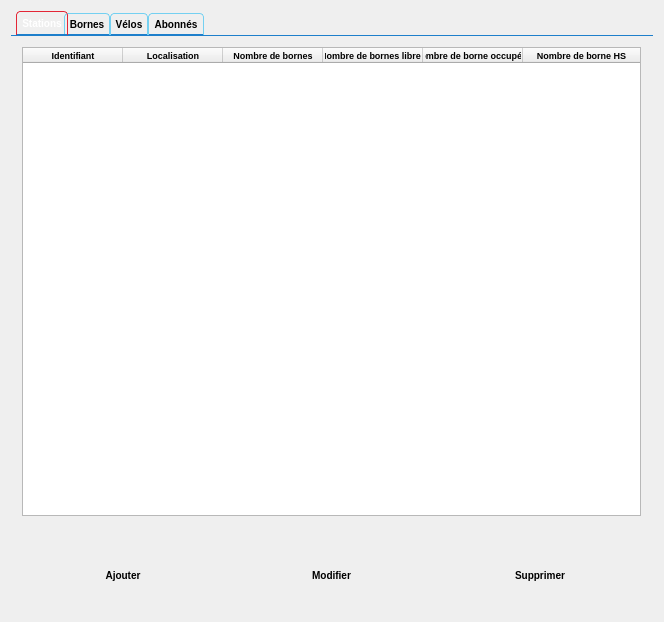
<?xml version="1.0" encoding="UTF-8"?>
<ui version="4.0">
 <class>MainWindow</class>
 <widget class="QMainWindow" name="MainWindow">
  <property name="geometry">
   <rect>
    <x>0</x>
    <y>0</y>
    <width>664</width>
    <height>622</height>
   </rect>
  </property>
  <property name="palette">
   <palette>
    <active/>
    <inactive/>
    <disabled/>
   </palette>
  </property>
  <property name="windowTitle">
   <string>VéloLibertéSanté</string>
  </property>
  <property name="windowIcon">
   <iconset>
    <normaloff>Logo.png</normaloff>Logo.png</iconset>
  </property>
  <property name="styleSheet">
   <string notr="true"> QTabWidget::pane { /* The tab widget frame */
     border-top: 1px solid #1E7FCB;
 }
 
 QTabWidget::tab-bar {
     left: 5px; /* move to the right by 5px */
 }
 
 /* Style the tab using the tab sub-control. Note that
     it reads QTabBar _not_ QTabWidget */
 QTabBar::tab {
     background: qlineargradient(x1: 0, y1: 0, x2: 0, y2: 1,
                                 stop: 0 #1E7FCB, stop: 0.4 #74D0F1,
                                 stop: 0.5 #74D0F1, stop: 1.0 #1E7FCB);
     border: 1px solid #74D0F1;
     border-bottom-color: #1E7FCB; /* same as the pane color */
     border-top-left-radius: 4px;
     border-top-right-radius: 4px;
     min-width: 30ex;
     padding: 3px;
	 color: black;
	 font-weight: bold;
	 font-size:10px;
 }
 
 QTabBar::tab:selected, QTabBar::tab:hover {
     background: qlineargradient(x1: 0, y1: 0, x2: 0, y2: 1,
                                 stop: 0 #BB0B0B, stop: 0.4 #E32636,
                                 stop: 0.5 #E32636, stop: 1.0 #BB0B0B);
	 color:white;
	 border-color: #E32636;
     border-bottom-color: #1E7FCB; /* same as pane color */
 }
 
 QTabBar::tab:selected {
     border-color: #E32636;
     border-bottom-color: #1E7FCB; /* same as pane color */
	 color: white;
 }
 
 QTabBar::tab:!selected {
     margin-top: 2px; /* make non-selected tabs look smaller */
 }
 
 /* make use of negative margins for overlapping tabs */
 QTabBar::tab:selected {
     /* expand/overlap to the left and right by 4px */
     margin-left: -4px;
     margin-right: -4px;
 }
 
 QTabBar::tab:first:selected {
     margin-left: 0; /* the first selected tab has nothing to overlap with on the left */
 }
 
 QTabBar::tab:last:selected {
     margin-right: 0; /* the last selected tab has nothing to overlap with on the right */
 }
 
 QTabBar::tab:only-one {
     margin: 0; /* if there is only one tab, we don't want overlapping margins */
 }

/*Les boutons*/
 QPushButton {
     border: 1px solid #1E7FCB74D0F1;
     border-radius: 4px;
     background-color: qlineargradient(x1: 0, y1: 0, x2: 0, y2: 1,
                                       stop: 0 #1E7FCB, stop: 0.4 #74D0F1,
									   stop: 0.5 #74D0F1, stop: 1.0 #1E7FCB);
     min-width: 80px;
	 min-height: 25px;
	 font-weight: bold;
	 font-size:10px;
	 border-color: #1E7FCB;
 }
 
 QPushButton:pressed {
     background-color: qlineargradient(x1: 0, y1: 0, x2: 0, y2: 1,
                                       stop: 0 #BB0B0B, stop: 0.4 #E32636,
									   stop: 0.5 #E32636, stop: 1.0 #BB0B0B);
	font-weight: bold;
	color:white;
	border-color: #BB0B0B;
 }

 QPushButton:hover {
     background-color: qlineargradient(x1: 0, y1: 0, x2: 0, y2: 1,
                                       stop: 0 #BB0B0B, stop: 1 #E32636,
									   stop: 0.5 #E32636, stop: 1.0 #BB0B0B);
	 color:white;
	 font-weight: bold;
	 border-color: #E32636;
 }

 QPushButton:flat {
     border: none; /* no border for a flat push button */
 }

/*TableWidget*/
</string>
  </property>
  <widget class="QWidget" name="centralWidget">
   <layout class="QGridLayout" name="gridLayout_2">
    <item row="0" column="0">
     <widget class="QTabWidget" name="tabWidget">
      <property name="styleSheet">
       <string notr="true"/>
      </property>
      <property name="currentIndex">
       <number>0</number>
      </property>
      <widget class="QWidget" name="Station">
       <attribute name="title">
        <string>Stations</string>
       </attribute>
       <widget class="QWidget" name="horizontalLayoutWidget">
        <property name="geometry">
         <rect>
          <x>0</x>
          <y>500</y>
          <width>641</width>
          <height>80</height>
         </rect>
        </property>
        <layout class="QHBoxLayout" name="horizontalLayout">
         <item>
          <widget class="QPushButton" name="stationBtnAj">
           <property name="styleSheet">
            <string notr="true"/>
           </property>
           <property name="text">
            <string>Ajouter</string>
           </property>
          </widget>
         </item>
         <item>
          <widget class="QPushButton" name="stationBtnMod">
           <property name="text">
            <string>Modifier</string>
           </property>
          </widget>
         </item>
         <item>
          <widget class="QPushButton" name="stationBtnSup">
           <property name="text">
            <string>Supprimer</string>
           </property>
          </widget>
         </item>
        </layout>
       </widget>
       <widget class="QWidget" name="gridLayoutWidget">
        <property name="geometry">
         <rect>
          <x>0</x>
          <y>0</y>
          <width>641</width>
          <height>491</height>
         </rect>
        </property>
        <layout class="QGridLayout" name="gridLayout_3">
         <item row="0" column="0">
          <widget class="QTableWidget" name="tableWidgetStations">
           <property name="palette">
            <palette>
             <active/>
             <inactive/>
             <disabled/>
            </palette>
           </property>
           <property name="alternatingRowColors">
            <bool>true</bool>
           </property>
           <property name="sortingEnabled">
            <bool>true</bool>
           </property>
           <property name="rowCount">
            <number>0</number>
           </property>
           <attribute name="horizontalHeaderStretchLastSection">
            <bool>true</bool>
           </attribute>
           <attribute name="verticalHeaderStretchLastSection">
            <bool>true</bool>
           </attribute>
           <column>
            <property name="text">
             <string>Identifiant</string>
            </property>
            <property name="font">
             <font>
              <pointsize>7</pointsize>
              <weight>75</weight>
              <bold>true</bold>
             </font>
            </property>
           </column>
           <column>
            <property name="text">
             <string>Localisation</string>
            </property>
            <property name="font">
             <font>
              <pointsize>7</pointsize>
              <weight>75</weight>
              <bold>true</bold>
             </font>
            </property>
           </column>
           <column>
            <property name="text">
             <string>Nombre de bornes</string>
            </property>
            <property name="font">
             <font>
              <pointsize>7</pointsize>
              <weight>75</weight>
              <bold>true</bold>
             </font>
            </property>
           </column>
           <column>
            <property name="text">
             <string>Nombre de bornes libres</string>
            </property>
            <property name="font">
             <font>
              <pointsize>7</pointsize>
              <weight>75</weight>
              <bold>true</bold>
             </font>
            </property>
           </column>
           <column>
            <property name="text">
             <string>Nombre de borne occupées</string>
            </property>
            <property name="font">
             <font>
              <pointsize>7</pointsize>
              <weight>75</weight>
              <bold>true</bold>
             </font>
            </property>
           </column>
           <column>
            <property name="text">
             <string>Nombre de borne HS</string>
            </property>
            <property name="font">
             <font>
              <pointsize>7</pointsize>
              <weight>75</weight>
              <bold>true</bold>
             </font>
            </property>
           </column>
          </widget>
         </item>
        </layout>
       </widget>
      </widget>
      <widget class="QWidget" name="Emplacement">
       <attribute name="title">
        <string>Bornes</string>
       </attribute>
       <widget class="QWidget" name="horizontalLayoutWidget_2">
        <property name="geometry">
         <rect>
          <x>0</x>
          <y>500</y>
          <width>641</width>
          <height>80</height>
         </rect>
        </property>
        <layout class="QHBoxLayout" name="horizontalLayout_2">
         <item>
          <widget class="QPushButton" name="borneBtnAj">
           <property name="text">
            <string>Ajouter</string>
           </property>
          </widget>
         </item>
         <item>
          <widget class="QPushButton" name="borneBtnMod">
           <property name="text">
            <string>Modifier</string>
           </property>
          </widget>
         </item>
         <item>
          <widget class="QPushButton" name="borneBtnSup">
           <property name="text">
            <string>Supprimer</string>
           </property>
          </widget>
         </item>
        </layout>
       </widget>
       <widget class="QWidget" name="gridLayoutWidget_2">
        <property name="geometry">
         <rect>
          <x>-1</x>
          <y>-1</y>
          <width>641</width>
          <height>491</height>
         </rect>
        </property>
        <layout class="QGridLayout" name="gridLayout_4">
         <item row="0" column="0">
          <widget class="QTableWidget" name="tableWidgetBornes">
           <property name="sortingEnabled">
            <bool>true</bool>
           </property>
           <attribute name="horizontalHeaderStretchLastSection">
            <bool>true</bool>
           </attribute>
           <column>
            <property name="text">
             <string>Identifiant</string>
            </property>
            <property name="font">
             <font>
              <pointsize>7</pointsize>
              <weight>75</weight>
              <bold>true</bold>
             </font>
            </property>
           </column>
           <column>
            <property name="text">
             <string>État</string>
            </property>
            <property name="font">
             <font>
              <pointsize>7</pointsize>
              <weight>75</weight>
              <bold>true</bold>
             </font>
            </property>
           </column>
          </widget>
         </item>
        </layout>
       </widget>
      </widget>
      <widget class="QWidget" name="Bike">
       <attribute name="title">
        <string>Vélos</string>
       </attribute>
       <widget class="QWidget" name="horizontalLayoutWidget_3">
        <property name="geometry">
         <rect>
          <x>0</x>
          <y>500</y>
          <width>641</width>
          <height>80</height>
         </rect>
        </property>
        <layout class="QHBoxLayout" name="horizontalLayout_3">
         <item>
          <widget class="QPushButton" name="veloBtnAj">
           <property name="text">
            <string>Ajouter</string>
           </property>
          </widget>
         </item>
         <item>
          <widget class="QPushButton" name="veloBtnMod">
           <property name="text">
            <string>Modifier</string>
           </property>
          </widget>
         </item>
         <item>
          <widget class="QPushButton" name="veloBtnSup">
           <property name="text">
            <string>Supprimer</string>
           </property>
          </widget>
         </item>
         <item>
          <widget class="QPushButton" name="veloBtnCon">
           <property name="text">
            <string>Consulter</string>
           </property>
          </widget>
         </item>
        </layout>
       </widget>
       <widget class="QWidget" name="gridLayoutWidget_3">
        <property name="geometry">
         <rect>
          <x>-1</x>
          <y>-1</y>
          <width>641</width>
          <height>491</height>
         </rect>
        </property>
        <layout class="QGridLayout" name="gridLayout_5">
         <item row="0" column="0">
          <widget class="QTableWidget" name="tableWidgetVelos">
           <property name="sortingEnabled">
            <bool>true</bool>
           </property>
           <attribute name="horizontalHeaderStretchLastSection">
            <bool>true</bool>
           </attribute>
           <column>
            <property name="text">
             <string>Identifiant</string>
            </property>
            <property name="font">
             <font>
              <pointsize>7</pointsize>
              <weight>75</weight>
              <bold>true</bold>
             </font>
            </property>
           </column>
           <column>
            <property name="text">
             <string>Date de mise en service</string>
            </property>
            <property name="font">
             <font>
              <pointsize>7</pointsize>
              <weight>75</weight>
              <bold>true</bold>
             </font>
            </property>
           </column>
           <column>
            <property name="text">
             <string>Nombre de kilomètres parcourus</string>
            </property>
            <property name="font">
             <font>
              <pointsize>7</pointsize>
              <weight>75</weight>
              <bold>true</bold>
             </font>
            </property>
           </column>
          </widget>
         </item>
        </layout>
       </widget>
      </widget>
      <widget class="QWidget" name="Utilisateur">
       <attribute name="title">
        <string>Abonnés</string>
       </attribute>
       <widget class="QWidget" name="horizontalLayoutWidget_4">
        <property name="geometry">
         <rect>
          <x>0</x>
          <y>500</y>
          <width>641</width>
          <height>80</height>
         </rect>
        </property>
        <layout class="QHBoxLayout" name="horizontalLayout_4">
         <item>
          <widget class="QPushButton" name="abonneBtnAj">
           <property name="text">
            <string>Ajouter</string>
           </property>
          </widget>
         </item>
         <item>
          <widget class="QPushButton" name="abonneBtnMod">
           <property name="text">
            <string>Modifier</string>
           </property>
          </widget>
         </item>
         <item>
          <widget class="QPushButton" name="abonneBtnSup">
           <property name="text">
            <string>Supprimer</string>
           </property>
          </widget>
         </item>
         <item>
          <widget class="QPushButton" name="abonneBtnCon">
           <property name="text">
            <string>Consulter</string>
           </property>
          </widget>
         </item>
        </layout>
       </widget>
       <widget class="QWidget" name="gridLayoutWidget_4">
        <property name="geometry">
         <rect>
          <x>-1</x>
          <y>-1</y>
          <width>641</width>
          <height>491</height>
         </rect>
        </property>
        <layout class="QGridLayout" name="gridLayout_6">
         <item row="0" column="0">
          <widget class="QTableWidget" name="tableWidgetAbonnes">
           <property name="sortingEnabled">
            <bool>true</bool>
           </property>
           <attribute name="horizontalHeaderStretchLastSection">
            <bool>true</bool>
           </attribute>
           <column>
            <property name="text">
             <string>Nom</string>
            </property>
            <property name="font">
             <font>
              <pointsize>7</pointsize>
              <weight>75</weight>
              <bold>true</bold>
             </font>
            </property>
           </column>
           <column>
            <property name="text">
             <string>Prénom</string>
            </property>
            <property name="font">
             <font>
              <pointsize>7</pointsize>
              <weight>75</weight>
              <bold>true</bold>
             </font>
            </property>
           </column>
           <column>
            <property name="text">
             <string>Sexe</string>
            </property>
            <property name="font">
             <font>
              <pointsize>7</pointsize>
              <weight>75</weight>
              <bold>true</bold>
             </font>
            </property>
           </column>
           <column>
            <property name="text">
             <string>Date de naissance</string>
            </property>
            <property name="font">
             <font>
              <pointsize>7</pointsize>
              <weight>75</weight>
              <bold>true</bold>
             </font>
            </property>
           </column>
           <column>
            <property name="text">
             <string>Date d'abonnement</string>
            </property>
            <property name="font">
             <font>
              <pointsize>7</pointsize>
              <weight>75</weight>
              <bold>true</bold>
             </font>
            </property>
           </column>
           <column>
            <property name="text">
             <string>Adresse</string>
            </property>
            <property name="font">
             <font>
              <pointsize>7</pointsize>
              <weight>75</weight>
              <bold>true</bold>
             </font>
            </property>
           </column>
           <column>
            <property name="text">
             <string>Téléphone</string>
            </property>
            <property name="font">
             <font>
              <pointsize>7</pointsize>
              <weight>75</weight>
              <bold>true</bold>
             </font>
            </property>
           </column>
          </widget>
         </item>
        </layout>
       </widget>
      </widget>
     </widget>
    </item>
   </layout>
  </widget>
 </widget>
 <layoutdefault spacing="6" margin="11"/>
 <resources/>
 <connections/>
</ui>
